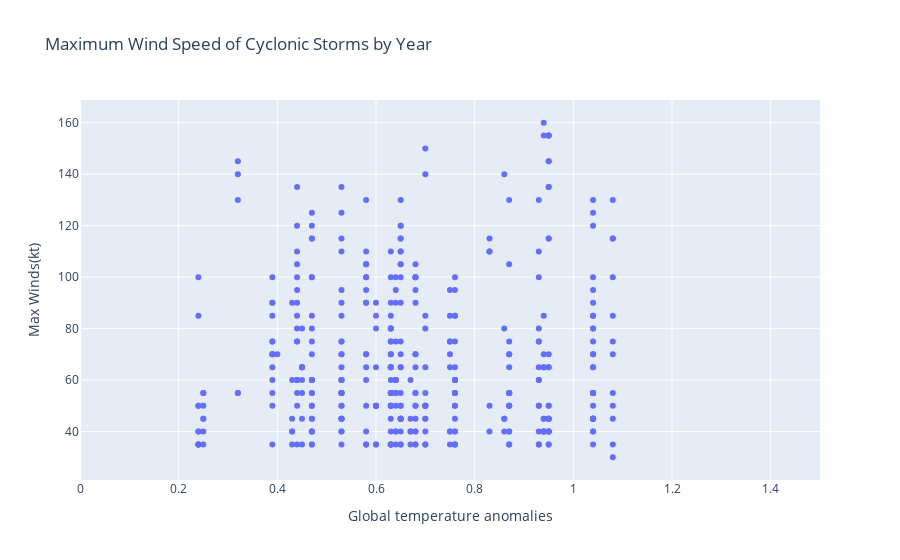

The code cell stored with this chart in its notebook:
### Code cell
px.scatter(merged, x='Anomaly', y='Max Winds(kt)', labels={'Year':'Year', 'Anomaly':'Global temperature anomalies'}, title='Maximum Wind Speed of Cyclonic Storms by Year', range_x=[0, 1.5])

### Figure 1 — Plotly figure (JSON) as saved in the notebook; plotly's stock layout.template omitted (floating-point values rounded to 4 significant figures; data arrays with more than 128 entries replaced by an {"elided": "..."} marker saying what was removed)
{"data": [{"hovertemplate": "Global temperature anomalies=%{x}<br>Max Winds(kt)=%{y}<extra></extra>", "legendgroup": "", "marker": {"color": "#636efa", "symbol": "circle"}, "mode": "markers", "name": "", "orientation": "v", "showlegend": false, "type": "scatter", "x": {"elided": "414 float values"}, "xaxis": "x", "y": {"elided": "414 int values"}, "yaxis": "y"}], "layout": {"legend": {"tracegroupgap": 0}, "title": {"text": "Maximum Wind Speed of Cyclonic Storms by Year"}, "xaxis": {"anchor": "y", "domain": [0, 1], "range": [0, 1.5], "title": {"text": "Global temperature anomalies"}}, "yaxis": {"anchor": "x", "domain": [0, 1], "title": {"text": "Max Winds(kt)"}}}}
